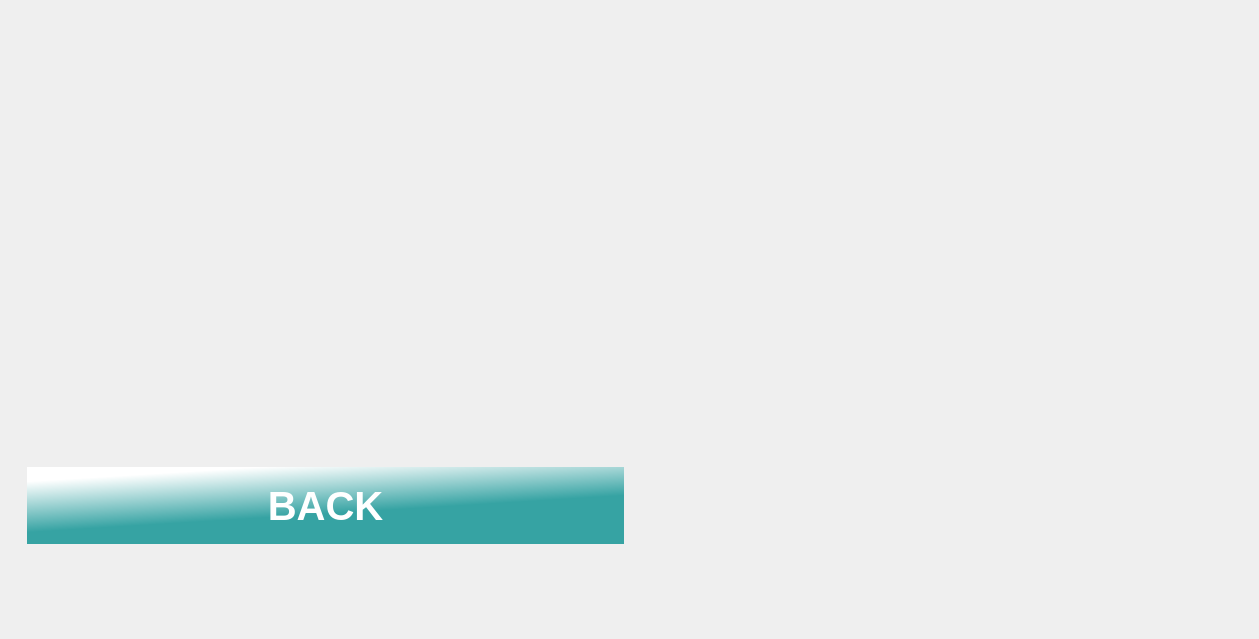
    <widget class="QWidget" name="page_68">
     <widget class="QLabel" name="label_111">
      <property name="geometry">
       <rect>
        <x>0</x>
        <y>0</y>
        <width>1250</width>
        <height>630</height>
       </rect>
      </property>
      <property name="text">
       <string/>
      </property>
      <property name="pixmap">
       <pixmap resource="icon.qrc">:/adding/adding/rm380-02-knyfs2py.jpg</pixmap>
      </property>
      <property name="scaledContents">
       <bool>true</bool>
      </property>
     </widget>
     <widget class="QLabel" name="label_112">
      <property name="geometry">
       <rect>
        <x>0</x>
        <y>0</y>
        <width>641</width>
        <height>411</height>
       </rect>
      </property>
      <property name="text">
       <string/>
      </property>
      <property name="pixmap">
       <pixmap resource="Res2.qrc">:/v_to_36/v_to_36/25.jpeg</pixmap>
      </property>
      <property name="scaledContents">
       <bool>true</bool>
      </property>
     </widget>
     <widget class="QLabel" name="label_113">
      <property name="geometry">
       <rect>
        <x>690</x>
        <y>80</y>
        <width>521</width>
        <height>511</height>
       </rect>
      </property>
      <property name="text">
       <string/>
      </property>
      <property name="pixmap">
       <pixmap resource="Res2.qrc">:/v_to_36/v_to_36/Mnnnn.png</pixmap>
      </property>
      <property name="scaledContents">
       <bool>true</bool>
      </property>
     </widget>
     <widget class="QPushButton" name="Mn_to_back">
      <property name="geometry">
       <rect>
        <x>20</x>
        <y>460</y>
        <width>611</width>
        <height>91</height>
       </rect>
      </property>
      <property name="font">
       <font>
        <pointsize>30</pointsize>
        <italic>false</italic>
        <bold>true</bold>
       </font>
      </property>
      <property name="autoFillBackground">
       <bool>false</bool>
      </property>
      <property name="styleSheet">
       <string notr="true">QPushButton
{
border:none;
color:white;
	
	
	background-color: qlineargradient(spread:pad, x1:0.651, y1:0.536, x2:0.393796, y2:0, stop:0 rgba(54, 163, 163, 255), stop:1 rgba(255, 255, 255, 255));
	
margin:7px;

}
QPushButton:pressed
{
	
	background-color: qlineargradient(spread:pad, x1:0.512878, y1:0.513273, x2:0.653182, y2:1, stop:0 rgba(54, 163, 163, 255), stop:1 rgba(255, 255, 255, 255));
}</string>
      </property>
      <property name="text">
       <string>BACK</string>
      </property>
     </widget>
    </widget>
